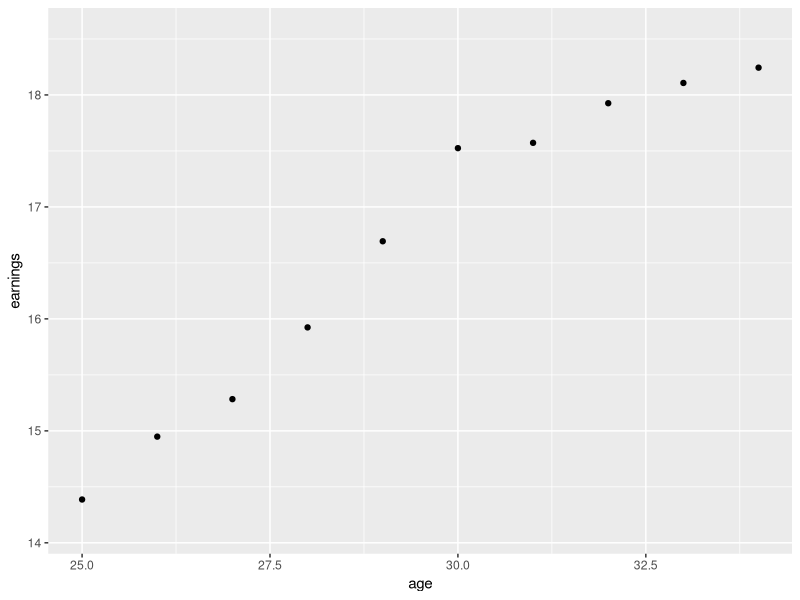
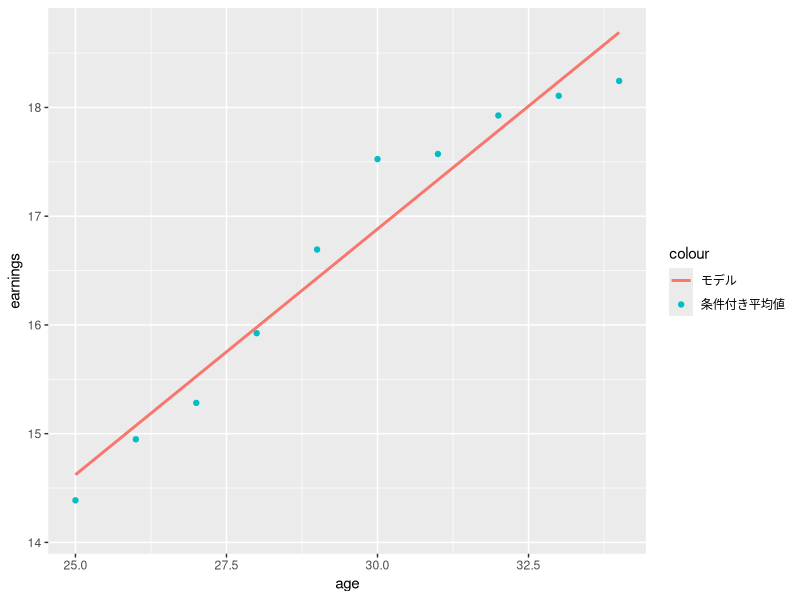
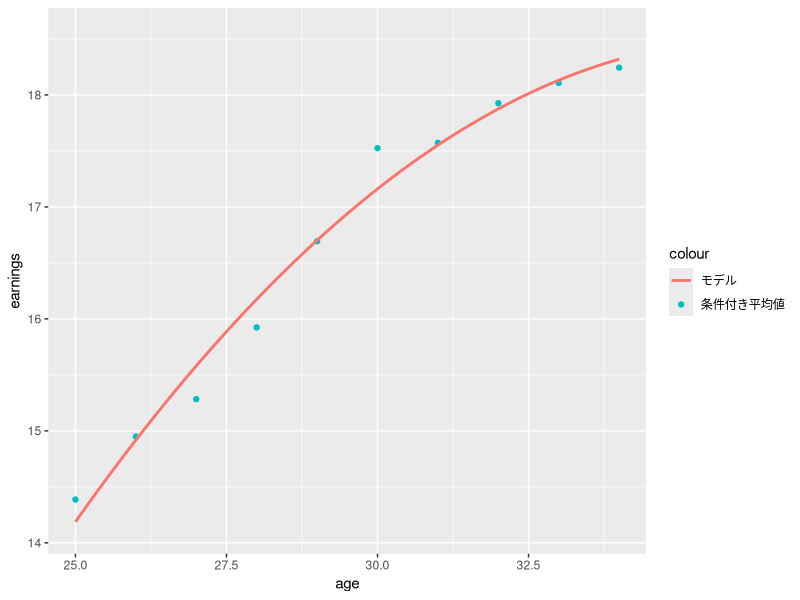
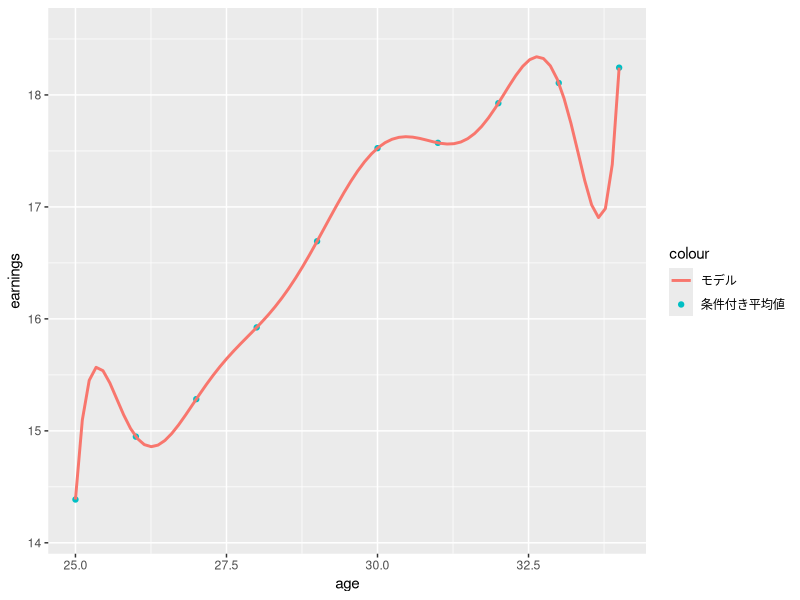

The R source for these figures, in order:
## ---- chunk 1
#| label: tbl-gtsummary
#| tbl-pos: "H"
library(tidyverse) # tidyverseパッケージの読み込み

data("CPSSW04", package = "AER") # データの読み込み

head(CPSSW04) # 一部の事例の抜き出し
## ---- chunk 2
count(
  CPSSW04,
  degree,
  gender)
## ---- chunk 3
#| echo: false
count(
  CPSSW04,
  degree,
  gender) |> 
  mutate(
    割合 = n/nrow(CPSSW04)
  )
## ---- chunk 4
#| label: tbl-data_summary
summary(CPSSW04)
## ---- chunk 5
ggplot(
  CPSSW04,
  aes(
    x = age,
    y = earnings
  )
) +
  stat_summary(
    geom = "point"
  )
## ---- chunk 6
#| label: tbl-data_lm
lm(earnings ~ age + degree + gender, CPSSW04)
## ---- chunk 7
#| echo: true
#| label: fig-data_linear

CPSSW04 |> 
  ggplot(
    aes(
      x = age,
      y = earnings
    )
  ) +
  stat_summary(
    aes(
      color = "条件付き平均値"
    ),
    geom = "point"
  ) +
  geom_smooth(
    aes(
      color = "モデル"
    ),
    method = "lm",
    se = FALSE
  ) 
## ---- chunk 8
#| echo: true

CPSSW04 |> 
  ggplot(
    aes(
      x = age,
      y = earnings
    )
  ) +
  stat_summary(
    aes(
      color = "条件付き平均値"
    ),
    geom = "point"
  ) +
  geom_smooth(
    aes(
      color = "モデル"
    ),
    method = "lm",
    se = FALSE,
    formula = y ~ poly(x,2)
  )
## ---- chunk 9
#| echo: true

CPSSW04 |> 
  ggplot(
    aes(
      x = age,
      y = earnings
    )
  ) +
  stat_summary(
    aes(
      color = "条件付き平均値"
    ),
    geom = "point"
  ) +
  geom_smooth(
    aes(
      color = "モデル"
    ),
    method = "lm",
    se = FALSE,
    formula = y ~ poly(x,9)
  ) 
